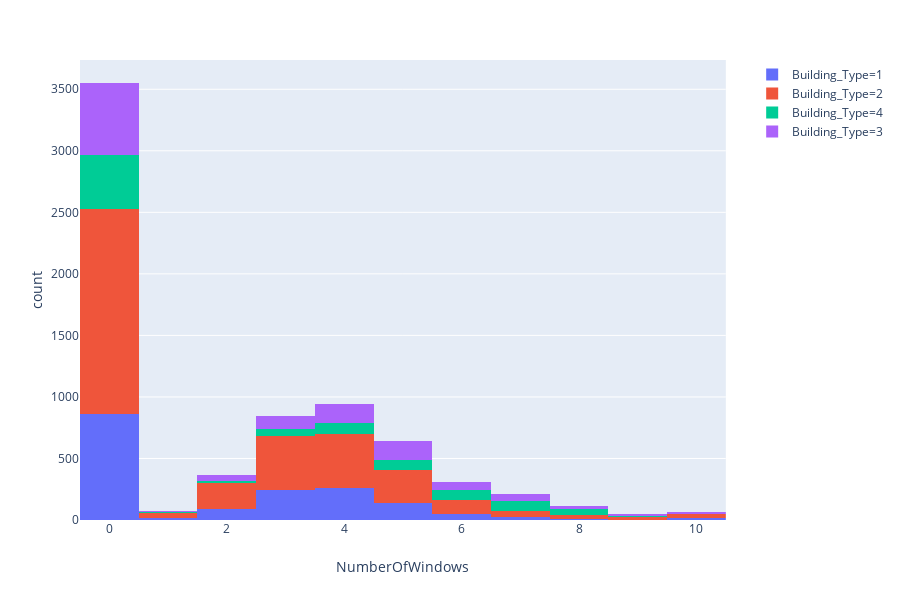

Here is the notebook cell this chart was saved with:
### Code cell
px.histogram(train, x='NumberOfWindows', color='Building_Type')

### Figure 1 — Plotly figure (JSON) as saved in the notebook; plotly's stock layout.template omitted (floating-point values rounded to 4 significant figures; data arrays with more than 128 entries replaced by an {"elided": "..."} marker saying what was removed)
{"data": [{"alignmentgroup": "True", "bingroup": "x", "hoverlabel": {"namelength": 0}, "hovertemplate": "Building_Type=1<br>NumberOfWindows=%{x}<br>count=%{y}", "legendgroup": "Building_Type=1", "marker": {"color": "#636efa"}, "name": "Building_Type=1", "offsetgroup": "Building_Type=1", "orientation": "v", "showlegend": true, "type": "histogram", "x": {"elided": "1716 int values"}, "xaxis": "x", "yaxis": "y"}, {"alignmentgroup": "True", "bingroup": "x", "hoverlabel": {"namelength": 0}, "hovertemplate": "Building_Type=2<br>NumberOfWindows=%{x}<br>count=%{y}", "legendgroup": "Building_Type=2", "marker": {"color": "#EF553B"}, "name": "Building_Type=2", "offsetgroup": "Building_Type=2", "orientation": "v", "showlegend": true, "type": "histogram", "x": {"elided": "3305 int values"}, "xaxis": "x", "yaxis": "y"}, {"alignmentgroup": "True", "bingroup": "x", "hoverlabel": {"namelength": 0}, "hovertemplate": "Building_Type=4<br>NumberOfWindows=%{x}<br>count=%{y}", "legendgroup": "Building_Type=4", "marker": {"color": "#00cc96"}, "name": "Building_Type=4", "offsetgroup": "Building_Type=4", "orientation": "v", "showlegend": true, "type": "histogram", "x": {"elided": "909 int values"}, "xaxis": "x", "yaxis": "y"}, {"alignmentgroup": "True", "bingroup": "x", "hoverlabel": {"namelength": 0}, "hovertemplate": "Building_Type=3<br>NumberOfWindows=%{x}<br>count=%{y}", "legendgroup": "Building_Type=3", "marker": {"color": "#ab63fa"}, "name": "Building_Type=3", "offsetgroup": "Building_Type=3", "orientation": "v", "showlegend": true, "type": "histogram", "x": {"elided": "1230 int values"}, "xaxis": "x", "yaxis": "y"}], "layout": {"barmode": "relative", "height": 600, "legend": {"tracegroupgap": 0}, "margin": {"t": 60}, "xaxis": {"anchor": "y", "domain": [0, 0.98], "title": {"text": "NumberOfWindows"}}, "yaxis": {"anchor": "x", "domain": [0, 1], "title": {"text": "count"}}}}
